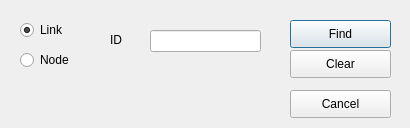
<?xml version="1.0" encoding="UTF-8"?>
<ui version="4.0">
 <class>Find</class>
 <widget class="QDialog" name="Find">
  <property name="geometry">
   <rect>
    <x>0</x>
    <y>0</y>
    <width>410</width>
    <height>128</height>
   </rect>
  </property>
  <property name="windowTitle">
   <string>Find</string>
  </property>
  <widget class="QLineEdit" name="findId">
   <property name="geometry">
    <rect>
     <x>150</x>
     <y>30</y>
     <width>111</width>
     <height>22</height>
    </rect>
   </property>
   <property name="inputMask">
    <string>#9000000000000; </string>
   </property>
   <property name="cursorPosition">
    <number>0</number>
   </property>
  </widget>
  <widget class="QRadioButton" name="linkRadio">
   <property name="geometry">
    <rect>
     <x>20</x>
     <y>20</y>
     <width>95</width>
     <height>20</height>
    </rect>
   </property>
   <property name="text">
    <string>Link</string>
   </property>
   <property name="checked">
    <bool>true</bool>
   </property>
  </widget>
  <widget class="QRadioButton" name="nodeRadio">
   <property name="geometry">
    <rect>
     <x>20</x>
     <y>50</y>
     <width>95</width>
     <height>20</height>
    </rect>
   </property>
   <property name="text">
    <string>Node</string>
   </property>
  </widget>
  <widget class="QLabel" name="label">
   <property name="geometry">
    <rect>
     <x>110</x>
     <y>30</y>
     <width>31</width>
     <height>20</height>
    </rect>
   </property>
   <property name="text">
    <string>ID</string>
   </property>
  </widget>
  <widget class="QPushButton" name="findButton">
   <property name="geometry">
    <rect>
     <x>290</x>
     <y>20</y>
     <width>101</width>
     <height>28</height>
    </rect>
   </property>
   <property name="text">
    <string>Find</string>
   </property>
  </widget>
  <widget class="QPushButton" name="cancelButton">
   <property name="geometry">
    <rect>
     <x>290</x>
     <y>90</y>
     <width>101</width>
     <height>28</height>
    </rect>
   </property>
   <property name="text">
    <string>Cancel</string>
   </property>
  </widget>
  <widget class="QLabel" name="response">
   <property name="geometry">
    <rect>
     <x>30</x>
     <y>90</y>
     <width>341</width>
     <height>16</height>
    </rect>
   </property>
   <property name="font">
    <font>
     <pointsize>8</pointsize>
    </font>
   </property>
   <property name="text">
    <string/>
   </property>
  </widget>
  <widget class="QPushButton" name="clearButton">
   <property name="geometry">
    <rect>
     <x>290</x>
     <y>50</y>
     <width>101</width>
     <height>28</height>
    </rect>
   </property>
   <property name="text">
    <string>Clear</string>
   </property>
  </widget>
 </widget>
 <resources/>
 <connections/>
</ui>
